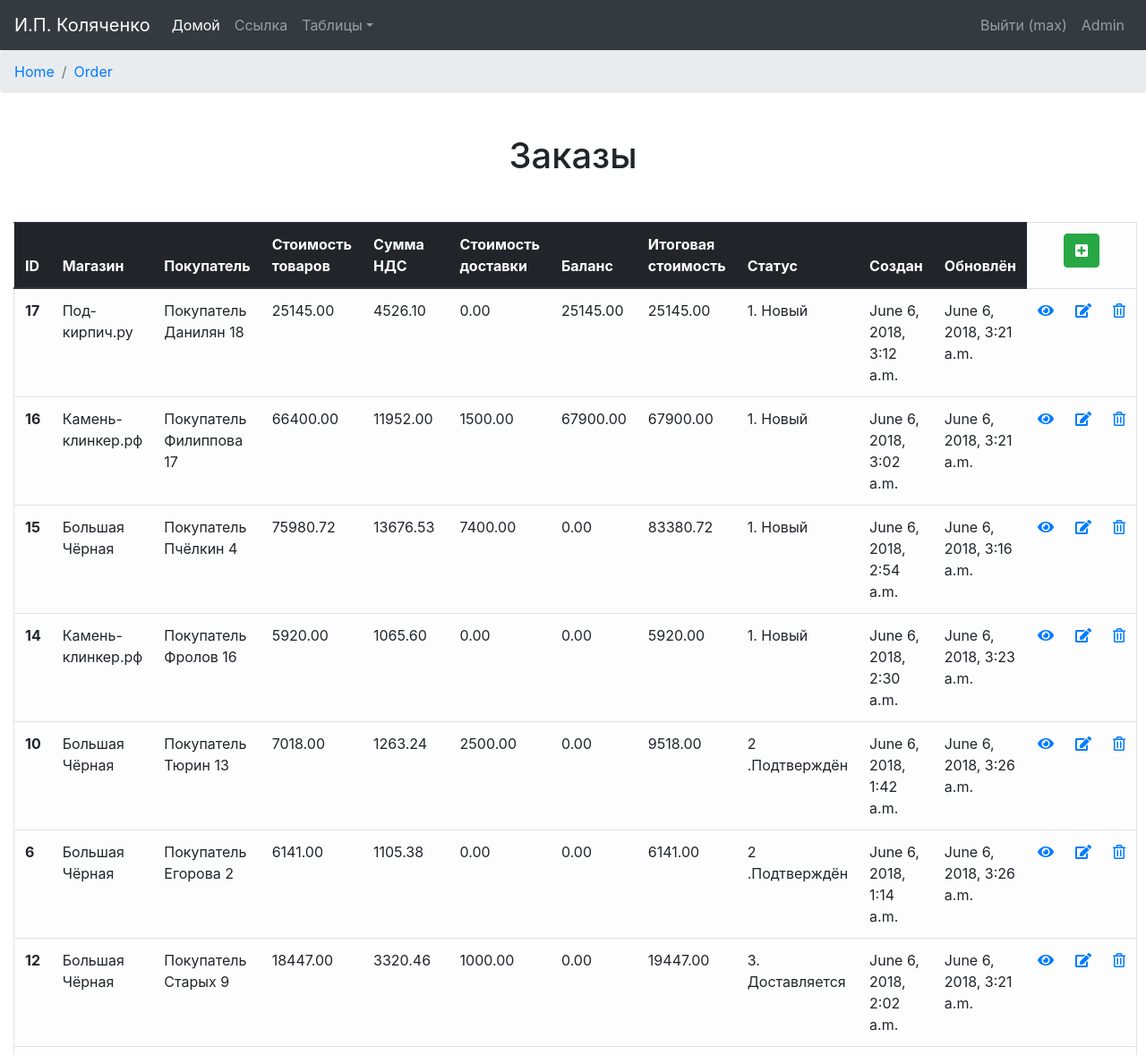
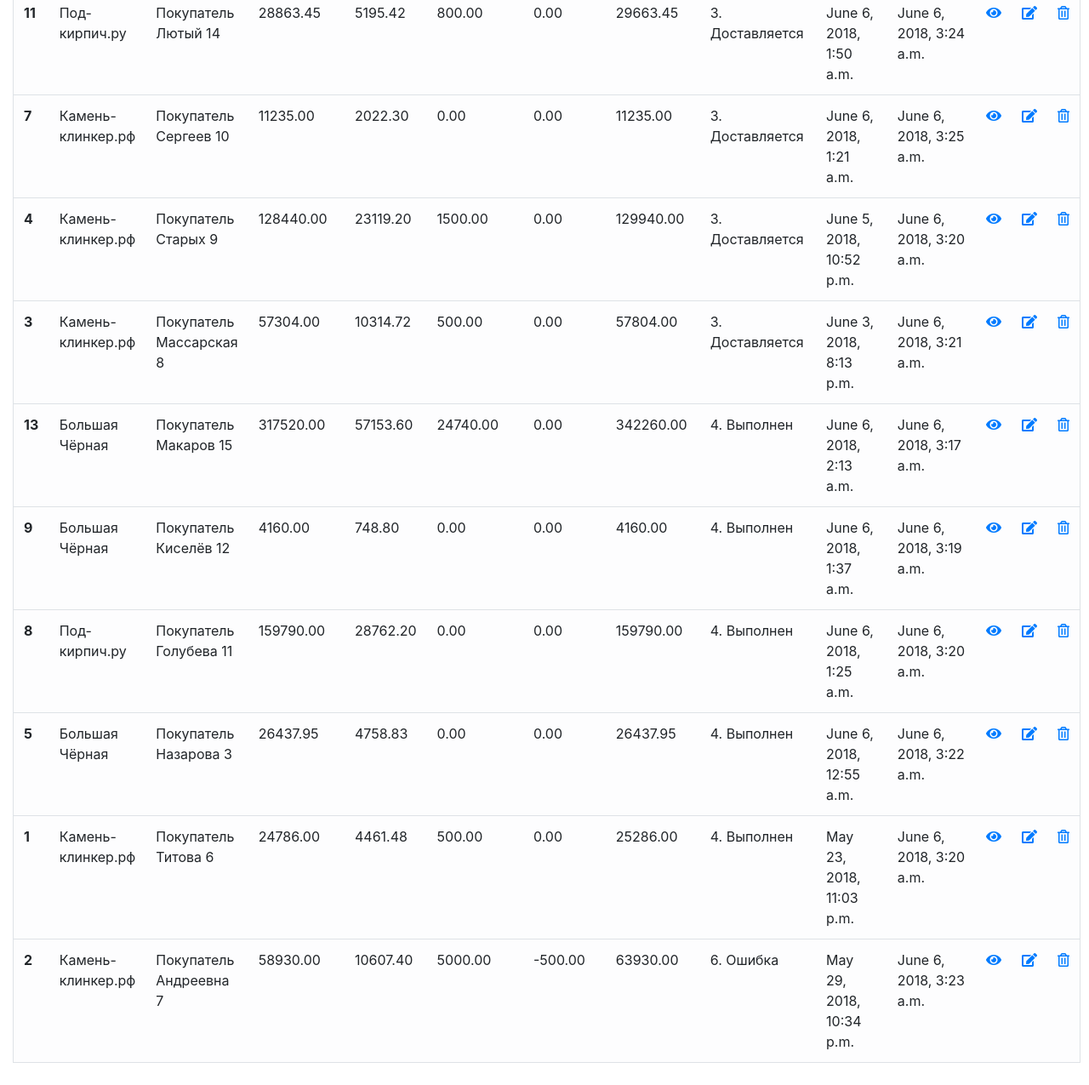
Page /order (signed in) on the committed database (2 pictures, top to bottom).
### orders/models.py (models this page shows, shortened)
class Order(models.Model):
    NEW = '1. Новый'
    CONFIRMED = '2 .Подтверждён'
    DELIVERED = '3. Доставляется'
    RECEIVED = '4. Выполнен'
    CANCEL = '5. Отменён'
    ERROR = '6. Ошибка'
    ORDER_STATUSES = (
        (NEW, 'Новый заказ'),
        (CONFIRMED, 'Заказ сформирован'),
        (DELIVERED, 'Доставляется'),
        (RECEIVED, 'Выполнен'),
        (CANCEL, 'Заказ отменён'),
        (ERROR, 'Ошибка заказа'),
    )
    created = models.DateTimeField('Дата создания', auto_now_add=True, auto_now=False)
    customer = models.ForeignKey(Customer)
    store = models.ForeignKey(Store, blank=True, null=True, default=None)
    order_NDS = models.DecimalField('Сумма НДС', max_digits=10, decimal_places=2,
                                    default=0, validators=[MinValueValidator(0, "Введите положительное число"),
                                                           DecimalValidator(10, 2)])
    total_product_price = models.DecimalField('Итоговая стоимость(без доставки)', max_digits=10, decimal_places=2,
                                              default=0,
                                              validators=[MinValueValidator(0, "Введите положительное число"),
                                                          DecimalValidator(10, 2)])  # total price for all products
    total_delivery_price = models.DecimalField('Стоимость доставки', max_digits=10, decimal_places=2,
                                               default=0,
                                               validators=[MinValueValidator(0, "Введите положительное число"),
                                                           DecimalValidator(10, 2)])
    balance = models.DecimalField('Баланс заказа', max_digits=10, decimal_places=2,
                                  default=0, validators=[DecimalValidator(10, 2)])
    order_total_amount = models.DecimalField('Итоговая стоимость', max_digits=10, decimal_places=2,
                                             default=0, validators=[MinValueValidator(0, "Введите положительное число"),
                                                                    DecimalValidator(10, 2)])
    order_status = models.CharField('Статус заказа', max_length=16, choices=ORDER_STATUSES, default=NEW)
    comments = models.TextField('Комментарий', blank=True, null=True, default=None)
    is_active = models.BooleanField(IS_ACTIVE, default=True)
    updated = models.DateTimeField(UPDATED, auto_now_add=False, auto_now=True)
    class Meta:
        verbose_name = 'Заказ'
        verbose_name_plural = 'Заказы'
        ordering = ["order_status", "-created"]

class Store(models.Model):
    store_name = models.CharField('Название', max_length=64)
    store_org = models.ForeignKey(Organization)
    is_active = models.BooleanField(IS_ACTIVE, default=True)
    created = models.DateTimeField(CREATED, auto_now_add=True, auto_now=False)
    updated = models.DateTimeField(UPDATED, auto_now_add=False, auto_now=True)
    def __str__(self):
        return "%s" % self.store_name
    class Meta:
        verbose_name = 'Магазин'
        verbose_name_plural = 'Магазины'

class Customer(models.Model):
    c_firstname = models.CharField('Имя', max_length=64)
    c_secondname = models.CharField(max_length=64, blank=True, null=True, default=None)
    c_email = models.EmailField('E-mail', max_length=64)
    c_phone = models.CharField('Телефон', max_length=48)
    c_organization = models.ForeignKey(Organization, blank=True, null=True, default=None)
    c_comments = models.TextField('Комментарий', blank=True, null=True, default=None)
    is_active = models.BooleanField(IS_ACTIVE, default=True)
    created = models.DateTimeField(CREATED, auto_now_add=True, auto_now=False)
    updated = models.DateTimeField(UPDATED, auto_now_add=False, auto_now=True)
    def __str__(self):
        return "Покупатель %s %s" % (self.c_secondname, self.id)
    class Meta:
        verbose_name = 'Покупатель'
        verbose_name_plural = 'Покупатели'
        ordering = ["c_firstname"]

### orders/views.py (the view)
# urls.py: url(r'^order$', views.order_out, name='order_out'),
@login_required
def order_out(request):
    order_list = Order.objects.filter(is_active=True)
    order_verbose = Order._meta.verbose_name_plural
    return render(request, "Order/order_out.html", locals())

### orders/context_processors.py (called while the page is built)
def getting_username(request):
    username = auth.get_user(request).username
    return locals()

### templates/Order/order_out.html (shortened to what this page needs)
{% extends 'base.html' %}
{% block content %}
    <nav aria-label="breadcrumb">
        <ol class="breadcrumb">
            <li class="breadcrumb-item"><a href="{% url "home_page" %}">Home</a></li>
            <li class="breadcrumb-item active" aria-current="page"><a href="{% url "order_out" %}">Order</a></li>
        </ol>
    </nav>
    <div class="container">
        <h1 align="center" class="h1-out">{{ order_verbose }}</h1>
    </div>
    <div class="container-fluid out-container">
        <table class="table table-light border table-hover" align="center">
            <thead class="thead-dark">
            <tr>
                <th>ID</th>
                <th>Магазин</th>
                <th>Покупатель</th>
                <th>Стоимость товаров</th>
                <th>Сумма НДС</th>
                <th>Стоимость доставки</th>
                <th>Баланс</th>
                <th>Итоговая стоимость</th>
                <th>Статус</th>
                <th>Создан</th>
                <th>Обновлён</th>
                <td colspan="3" align="center">
                    <form action="{% url "order_add" %}">
                        <button type="submit" class="btn btn-success" title="Добавить"><i
                                class="fas fa-plus-square"></i></button>
                    </form>
                </td>
            </tr>
            </thead>
            {% for order in order_list %}
                <tr>
                    <th>{{ order.id }}</th>
                    <td>{{ order.store }}</td>
                    <td>{{ order.customer }}</td>
                    <td>{{ order.total_product_price }}</td>
                    <td>{{ order.order_NDS }}</td>
                    <td>{{ order.total_delivery_price }}</td>
                    <td>{{ order.balance }}</td>
                    <td>{{ order.order_total_amount }}</td>
                    <td>{{ order.order_status }}</td>
                    <td>{{ order.created }}</td>
                    <td>{{ order.updated }}</td>
                    <td align="center"><a href="{% url "order_view" order.id %}" title="Просмотреть"><i class="fas fa-eye"></i></a></td>
                    <td align="center"><a href="{% url "order_edit" order.id %}"><i class="fas fa-edit"
                                                                                    title="Изменить"></i></a>
                    </td>
                    <td align="center"><a href="{% url "order_delete" order.id %}"><i class="far fa-trash-alt"
                                                                                      title="Удалить"></i></a></td>
                </tr>
            {% endfor %}
        </table>
    </div>
{% endblock %}

### templates/navbar.html (shortened to what this page needs)
{% load static %}
<nav class="navbar navbar-expand-lg navbar-dark bg-dark">
    <a class="navbar-brand" href="{% url "home_page" %}">И.П. Коляченко</a>
    <div class="collapse navbar-collapse" id="navbarsExample05">
        <ul class="navbar-nav mr-auto">
            <li class="nav-item active">
                <a class="nav-link" href="{% url "home_page" %}">Домой <span class="sr-only">(current)</span></a>
            </li>
            <li class="nav-item">
                <a class="nav-link" href="#">Ссылка</a>
            </li>
            <li class="nav-item dropdown">
                <a class="nav-link dropdown-toggle" href="http://example.com" id="dropdown05" data-toggle="dropdown"
                   aria-haspopup="true" aria-expanded="false">Таблицы</a>
            </li>
        </ul>
        <form class="form-inline my-2 my-md-0">
            <ul class="nav navbar-nav navbar-right">
                {% if username %}
                    <li class="nav-item nav-top-item">
                        <a class="nav-link nav-top-link" href="{% url "logout" %}">
                            Выйти ({{ username }})</a>
                    </li>
                    <li class="nav-item nav-top-item">
                        <a class="nav-link nav-top-link" href="admin/">
                            Admin</a>
                    </li>
                {% else %}
                    <li class="nav-item nav-top-item">
                        <a class="nav-link nav-top-link" href="{% url "login" %}">
                            <i class="fa fa-sign-in" aria-hidden="true"></i> Войти</a>
                    </li>
                {% endif %}
            </ul>
        </form>
    </div>
</nav>

### static/static_dev/css/main.css (style rules this page uses)
.out-container { padding-top: 5px; padding-bottom: 10px; }
.h1-out { padding-top: 30px; padding-bottom: 30px; }

### static/static_dev/css/base.css (style rules this page uses)
html, body { height: 100%; max-height: 100%; }
h1 { margin-top: 15px; margin-bottom: 15px; text-align: center; }

### rows in the picture
Order: id "17", store "Под-кирпич.ру", customer "Покупатель Данилян 18", total_product_price "25145.00", order_NDS "4526.10", total_delivery_price "0.00", balance "25145.00", order_total_amount "25145.00", order_status "1. Новый", created "June 6, 2018, 3:12 a.m.", updated "June 6, 2018, 3:21 a.m."
Order: id "16", store "Камень-клинкер.рф", customer "Покупатель Филиппова 17", total_product_price "66400.00", order_NDS "11952.00", total_delivery_price "1500.00", balance "67900.00", order_total_amount "67900.00", order_status "1. Новый", created "June 6, 2018, 3:02 a.m.", updated "June 6, 2018, 3:21 a.m."
Order: id "15", store "Большая Чёрная", customer "Покупатель Пчёлкин 4", total_product_price "75980.72", order_NDS "13676.53", total_delivery_price "7400.00", balance "0.00", order_total_amount "83380.72", order_status "1. Новый", created "June 6, 2018, 2:54 a.m.", updated "June 6, 2018, 3:16 a.m."
Order: id "14", store "Камень-клинкер.рф", customer "Покупатель Фролов 16", total_product_price "5920.00", order_NDS "1065.60", total_delivery_price "0.00", balance "0.00", order_total_amount "5920.00", order_status "1. Новый", created "June 6, 2018, 2:30 a.m.", updated "June 6, 2018, 3:23 a.m."
Order: id "10", store "Большая Чёрная", customer "Покупатель Тюрин 13", total_product_price "7018.00", order_NDS "1263.24", total_delivery_price "2500.00", balance "0.00", order_total_amount "9518.00", order_status "2 .Подтверждён", created "June 6, 2018, 1:42 a.m.", updated "June 6, 2018, 3:26 a.m."
Order: id "6", store "Большая Чёрная", customer "Покупатель Егорова 2", total_product_price "6141.00", order_NDS "1105.38", total_delivery_price "0.00", balance "0.00", order_total_amount "6141.00", order_status "2 .Подтверждён", created "June 6, 2018, 1:14 a.m.", updated "June 6, 2018, 3:26 a.m."
Order: id "12", store "Большая Чёрная", customer "Покупатель Старых 9", total_product_price "18447.00", order_NDS "3320.46", total_delivery_price "1000.00", balance "0.00", order_total_amount "19447.00", order_status "3. Доставляется", created "June 6, 2018, 2:02 a.m.", updated "June 6, 2018, 3:21 a.m."
Order: id "11", store "Под-кирпич.ру", customer "Покупатель Лютый 14", total_product_price "28863.45", order_NDS "5195.42", total_delivery_price "800.00", balance "0.00", order_total_amount "29663.45", order_status "3. Доставляется", created "June 6, 2018, 1:50 a.m.", updated "June 6, 2018, 3:24 a.m."
Order: id "7", store "Камень-клинкер.рф", customer "Покупатель Сергеев 10", total_product_price "11235.00", order_NDS "2022.30", total_delivery_price "0.00", balance "0.00", order_total_amount "11235.00", order_status "3. Доставляется", created "June 6, 2018, 1:21 a.m.", updated "June 6, 2018, 3:25 a.m."
Order: id "4", store "Камень-клинкер.рф", customer "Покупатель Старых 9", total_product_price "128440.00", order_NDS "23119.20", total_delivery_price "1500.00", balance "0.00", order_total_amount "129940.00", order_status "3. Доставляется", created "June 5, 2018, 10:52 p.m.", updated "June 6, 2018, 3:20 a.m."
Order: id "3", store "Камень-клинкер.рф", customer "Покупатель Массарская 8", total_product_price "57304.00", order_NDS "10314.72", total_delivery_price "500.00", balance "0.00", order_total_amount "57804.00", order_status "3. Доставляется", created "June 3, 2018, 8:13 p.m.", updated "June 6, 2018, 3:21 a.m."
Order: id "13", store "Большая Чёрная", customer "Покупатель Макаров 15", total_product_price "317520.00", order_NDS "57153.60", total_delivery_price "24740.00", balance "0.00", order_total_amount "342260.00", order_status "4. Выполнен", created "June 6, 2018, 2:13 a.m.", updated "June 6, 2018, 3:17 a.m."
Order: id "9", store "Большая Чёрная", customer "Покупатель Киселёв 12", total_product_price "4160.00", order_NDS "748.80", total_delivery_price "0.00", balance "0.00", order_total_amount "4160.00", order_status "4. Выполнен", created "June 6, 2018, 1:37 a.m.", updated "June 6, 2018, 3:19 a.m."
Order: id "8", store "Под-кирпич.ру", customer "Покупатель Голубева 11", total_product_price "159790.00", order_NDS "28762.20", total_delivery_price "0.00", balance "0.00", order_total_amount "159790.00", order_status "4. Выполнен", created "June 6, 2018, 1:25 a.m.", updated "June 6, 2018, 3:20 a.m."
Order: id "5", store "Большая Чёрная", customer "Покупатель Назарова 3", total_product_price "26437.95", order_NDS "4758.83", total_delivery_price "0.00", balance "0.00", order_total_amount "26437.95", order_status "4. Выполнен", created "June 6, 2018, 12:55 a.m.", updated "June 6, 2018, 3:22 a.m."
Order: id "1", store "Камень-клинкер.рф", customer "Покупатель Титова 6", total_product_price "24786.00", order_NDS "4461.48", total_delivery_price "500.00", balance "0.00", order_total_amount "25286.00", order_status "4. Выполнен", created "May 23, 2018, 11:03 p.m.", updated "June 6, 2018, 3:20 a.m."
Order: id "2", store "Камень-клинкер.рф", customer "Покупатель Андреевна 7", total_product_price "58930.00", order_NDS "10607.40", total_delivery_price "5000.00", balance "-500.00", order_total_amount "63930.00", order_status "6. Ошибка", created "May 29, 2018, 10:34 p.m.", updated "June 6, 2018, 3:23 a.m."

### other values in the picture
{{ username }} "max"
{{ order_verbose }} "Заказы"
